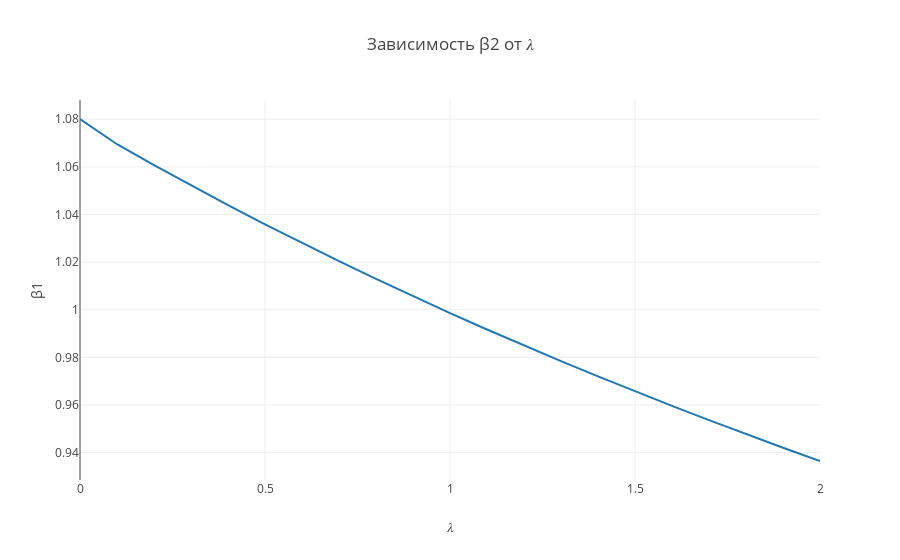

Source (notebook cell):
### Code cell
draw_plot("Зависимость β2 от 𝜆",lmd,"𝜆",b2,"β1")

### Figure 1 — Plotly figure (JSON) as saved in the notebook; plotly's stock layout.template omitted (floating-point values rounded to 4 significant figures)
{"data": [{"mode": "lines", "type": "scatter", "x": [0, 0.1, 0.2, 0.3, 0.4, 0.5, 0.6, 0.7, 0.8, 0.9, 1, 1.1, 1.2, 1.3, 1.4, 1.5, 1.6, 1.7, 1.8, 1.9, 2], "y": [1.08, 1.07, 1.061, 1.052, 1.044, 1.036, 1.028, 1.02, 1.013, 1.006, 0.9986, 0.9917, 0.985, 0.9784, 0.972, 0.9657, 0.9596, 0.9536, 0.9478, 0.9421, 0.9365]}], "layout": {"title": "Зависимость β2 от 𝜆", "xaxis": {"title": "𝜆"}, "yaxis": {"title": "β1"}}}
